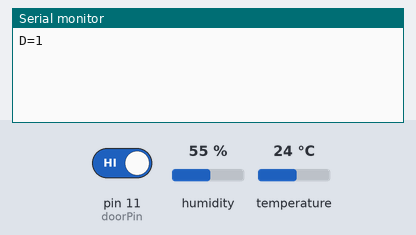
This sketch was run on a simulated Arduino Uno, built with avr-gcc and run on an emulated ATmega328P. Shown: the last lines printed to the serial monitor. The test bench sets the inputs (shaded band); at power-on: humidity 55 %, pin 11 (doorPin) HIGH, temperature 24 °C.

Above: at 1.2 s.
1.3 s: humidity set to 22 %
At 2.5 s:
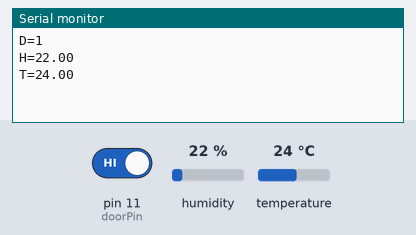
3.5 s: pin 11 (doorPin) driven LOW
At 4.0 s:
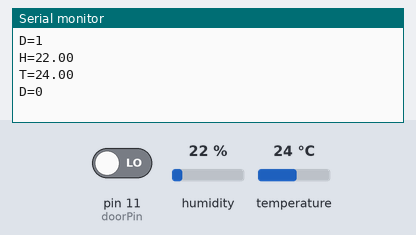
5.0 s: temperature set to 12 °C
At 6.4 s:
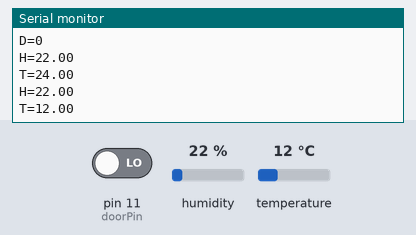
6.5 s: humidity set to 40 %
At 8.6 s:
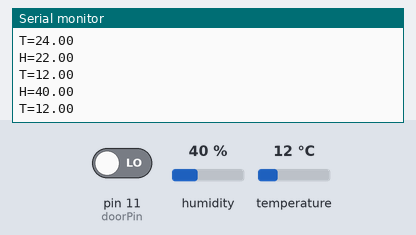

Measured:
- after the input at 1.3 s, the serial monitor: prints a new line after 0.72 s (image 1)
- after the input at 3.5 s, the serial monitor: prints a new line at once (image 2)
- after the input at 5.0 s, the serial monitor: prints a new line after 1.1 s (image 3)
- after the input at 6.5 s, the serial monitor: prints a new line after 1.6 s (image 4)

The sketch:

my_dht.ino
```cpp
#include <dht.h>

#define doorPin 11
#define dht_dpin A0 //no ; here. Set equal to channel sensor is on

dht DHT;
int t;
int doorState;
int oldDoorState = 2;

void setup(){
    Serial.begin(9600);
    pinMode(doorPin, INPUT);
    digitalWrite(doorPin, HIGH);
}

void loop(){
  delay(100);
  t = t + 100;
  if (t >= 2000) {  // Device can't be read 'too' quickly
    DHT.read11(dht_dpin);
    Serial.print("H="); Serial.println(DHT.humidity);
    Serial.print("T="); Serial.println(DHT.temperature);
    t = 0;
  }
  doorState = digitalRead(doorPin);
  if (doorState != oldDoorState) {
    Serial.print("D="); Serial.println(doorState);
    oldDoorState = doorState;
  }
}
```
